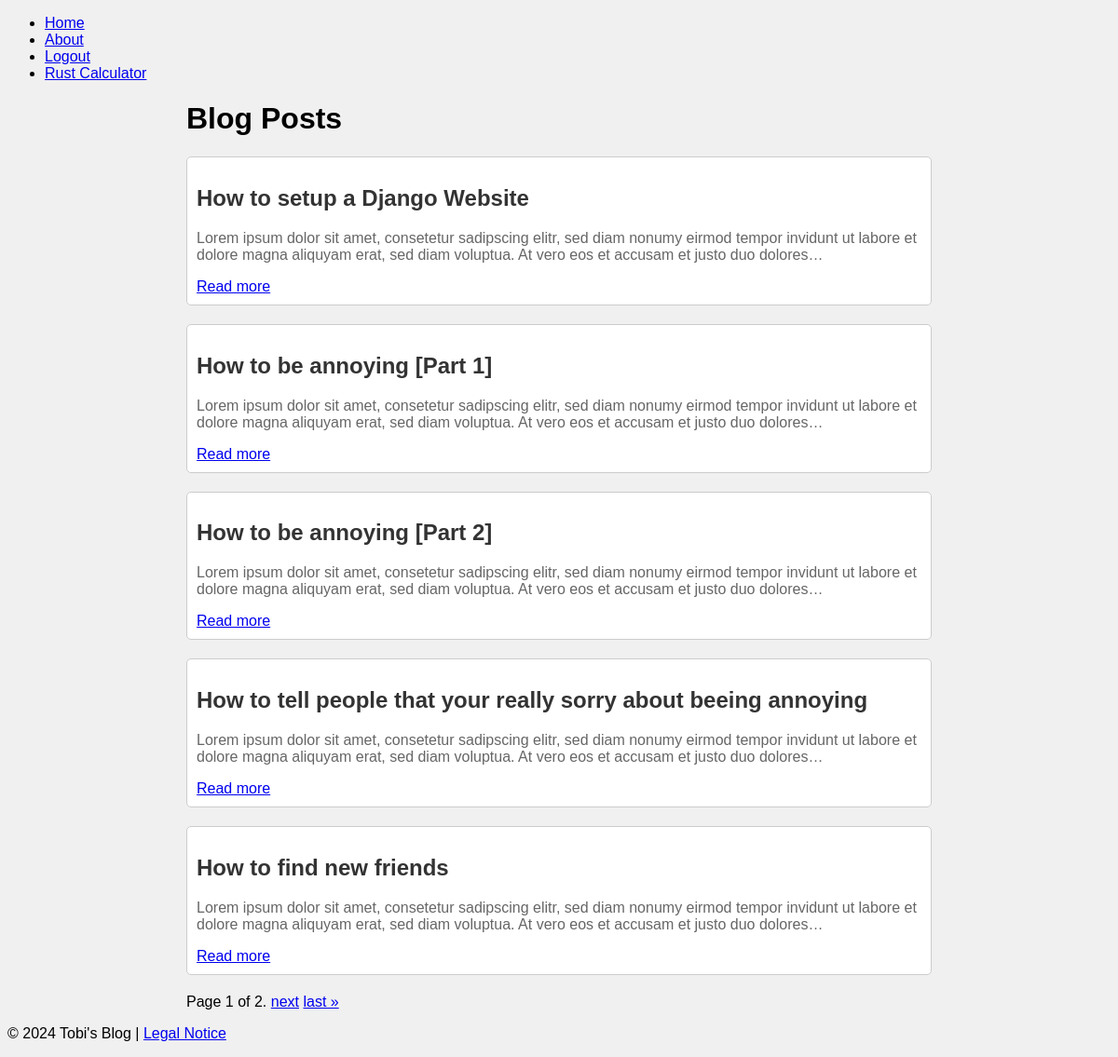
/, run on an earlier commit of the app's database.
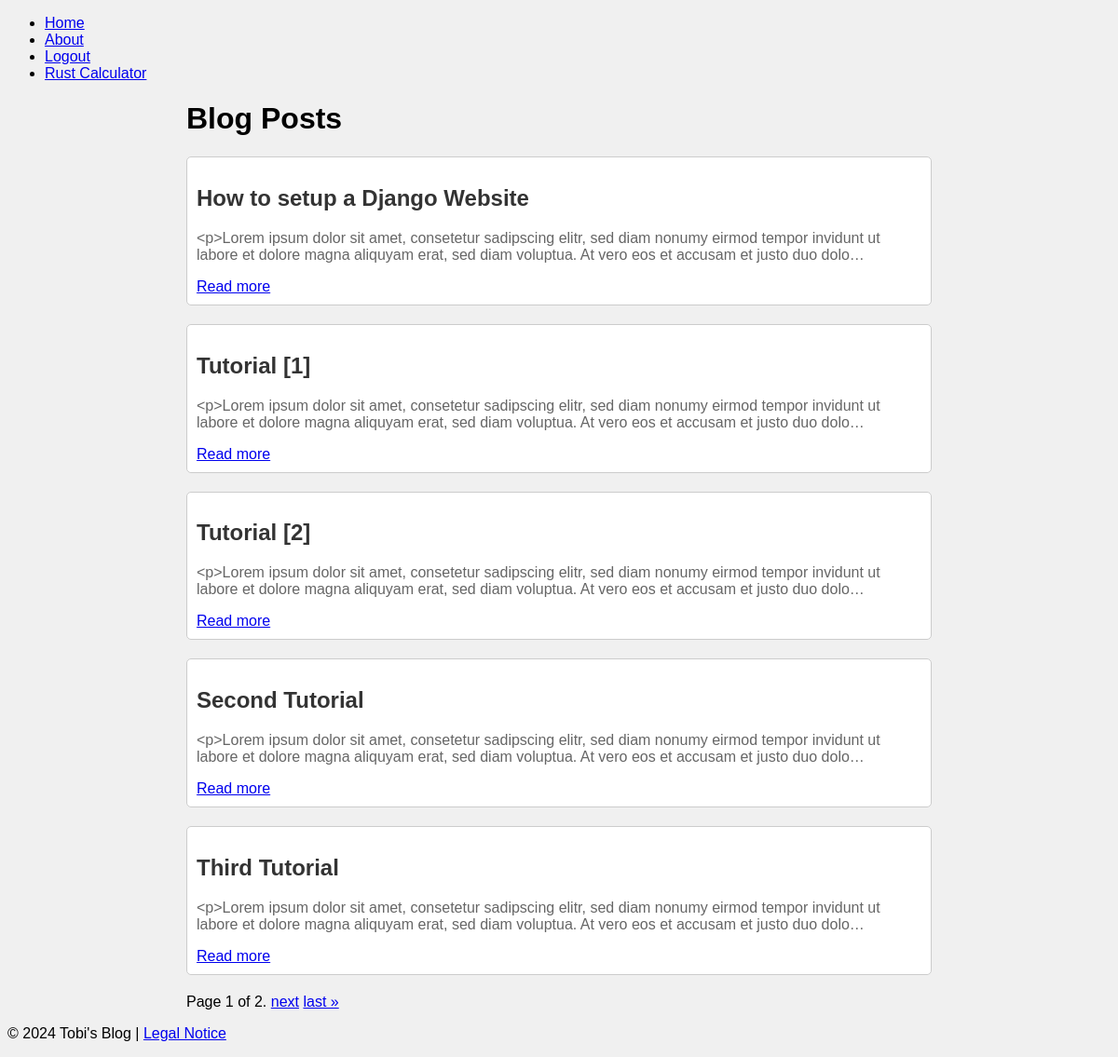
And on a later commit of the database.
### blog/models.py (models this page shows, shortened)
class Post(models.Model):
    title = models.CharField(max_length=200)
    content = models.TextField()
    created_at = models.DateTimeField(auto_now_add=True)

### blog/views.py (the view)
# urls.py: path('', views.post_list, name='post_list'),
def post_list(request):
    posts = Post.objects.all()
    paginator = Paginator(posts, 5)
    page = request.GET.get('page')
    try:
        posts = paginator.page(page)
    except PageNotAnInteger:
        posts = paginator.page(1)
    except EmptyPage:
        posts = paginator.page(paginator.num_pages)
    return render(request, 'blog/post_list.html', {'posts': posts})

### blog/templates/blog/post_list.html (shortened to what this page needs)
{% extends "base.html" %}
{% block content %}
    <h1>Blog Posts</h1>
    {% for post in posts %}
        <div class="post">
            <h2>{{ post.title }}</h2>
            <p>{{ post.content|truncatechars:200 }}</p>
            <a href="{% url 'post_detail' pk=post.pk %}">Read more</a>
        </div>
    {% endfor %}
    <div class="pagination">
        <span class="step-links">
            <span class="current">
                Page {{ posts.number }} of {{ posts.paginator.num_pages }}.
            </span>
            {% if posts.has_next %}
                <a href="?page={{ posts.next_page_number }}">next</a>
                <a href="?page={{ posts.paginator.num_pages }}">last &raquo;</a>
            {% endif %}
        </span>
    </div>
{% endblock %}

### templates/base.html (shortened to what this page needs)
{% load static %}
<!DOCTYPE html>
<html>
<head>
    <link rel="stylesheet" href="{% static 'blog/css/post_list.css' %}">
</head>
<body>
    <nav>
        <ul>
            <li><a href="{% url 'post_list' %}">Home</a></li>
            <li><a href="{% url 'about' %}">About</a></li>
            <li><a href="{% url 'logout' %}">Logout</a></li>
            <li><a href="{% url 'rust_calculator' %}">Rust Calculator</a></li>
        </ul>
    </nav>
    <div class="content-wrapper">
        {% block content %}
        {% endblock %}
    </div>
</body>
{% block footer %}
    <footer>
        <p>© 2024 Tobi's Blog | <a href="{% url 'legal_notice' %}">Legal Notice</a></p>
    </footer>
{% endblock %}
</html>

### blog/static/blog/css/post_list.css (style rules this page uses)
body { font-family: Arial, sans-serif; background-color: #f0f0f0; }
.post { border: 1px solid #ccc; border-radius: 5px; padding: 10px; margin-bottom: 20px; background-color: #fff; }
.post h2 { color: #333; }
.post p { color: #666; }
.content-wrapper { margin: 0 auto; max-width: 800px; }

What changed in the data, as far as the page shows it:
changed Post "How to setup a Django Website": content "Lorem ipsum dolor sit amet, consetetur sadipscing elitr, sed diam nonumy eirmod tempor invidunt ut labore et dolore magna aliquyam erat, sed diam voluptua. At vero eos et accusam et justo duo dolores…" → "<p>Lorem ipsum dolor sit amet, consetetur sadipscing elitr, sed diam nonumy eirmod tempor invidunt ut labore et dolore magna aliquyam erat, sed diam voluptua. At vero eos et accusam et justo duo dolo…"
changed Post: title "How to be annoying [Part 1]" → "Tutorial [1]"; content "Lorem ipsum dolor sit amet, consetetur sadipscing elitr, sed diam nonumy eirmod tempor invidunt ut labore et dolore magna aliquyam erat, sed diam voluptua. At vero eos et accusam et justo duo dolores…" → "<p>Lorem ipsum dolor sit amet, consetetur sadipscing elitr, sed diam nonumy eirmod tempor invidunt ut labore et dolore magna aliquyam erat, sed diam voluptua. At vero eos et accusam et justo duo dolo…"
changed Post: title "How to be annoying [Part 2]" → "Tutorial [2]"; content "Lorem ipsum dolor sit amet, consetetur sadipscing elitr, sed diam nonumy eirmod tempor invidunt ut labore et dolore magna aliquyam erat, sed diam voluptua. At vero eos et accusam et justo duo dolores…" → "<p>Lorem ipsum dolor sit amet, consetetur sadipscing elitr, sed diam nonumy eirmod tempor invidunt ut labore et dolore magna aliquyam erat, sed diam voluptua. At vero eos et accusam et justo duo dolo…"
changed Post: title "How to tell people that your really sorry about beeing annoying" → "Second Tutorial"; content "Lorem ipsum dolor sit amet, consetetur sadipscing elitr, sed diam nonumy eirmod tempor invidunt ut labore et dolore magna aliquyam erat, sed diam voluptua. At vero eos et accusam et justo duo dolores…" → "<p>Lorem ipsum dolor sit amet, consetetur sadipscing elitr, sed diam nonumy eirmod tempor invidunt ut labore et dolore magna aliquyam erat, sed diam voluptua. At vero eos et accusam et justo duo dolo…"
changed Post: title "How to find new friends" → "Third Tutorial"; content "Lorem ipsum dolor sit amet, consetetur sadipscing elitr, sed diam nonumy eirmod tempor invidunt ut labore et dolore magna aliquyam erat, sed diam voluptua. At vero eos et accusam et justo duo dolores…" → "<p>Lorem ipsum dolor sit amet, consetetur sadipscing elitr, sed diam nonumy eirmod tempor invidunt ut labore et dolore magna aliquyam erat, sed diam voluptua. At vero eos et accusam et justo duo dolo…"
